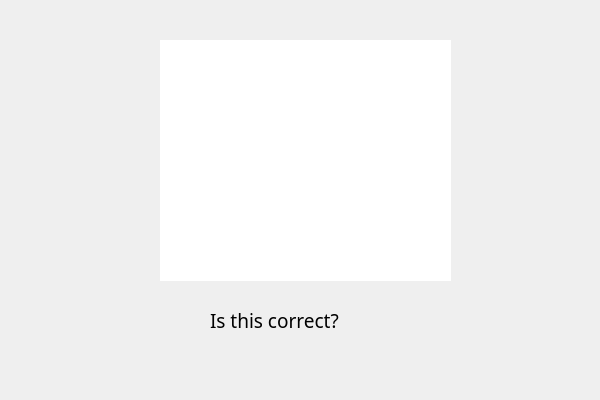
<?xml version="1.0" encoding="UTF-8"?>
<ui version="4.0">
 <class>Form</class>
 <widget class="QWidget" name="Form">
  <property name="geometry">
   <rect>
    <x>0</x>
    <y>0</y>
    <width>600</width>
    <height>400</height>
   </rect>
  </property>
  <property name="windowTitle">
   <string>Form</string>
  </property>
  <widget class="QLabel" name="label">
   <property name="geometry">
    <rect>
     <x>210</x>
     <y>290</y>
     <width>301</width>
     <height>61</height>
    </rect>
   </property>
   <property name="font">
    <font>
     <family>Dela Gothic One</family>
     <pointsize>14</pointsize>
    </font>
   </property>
   <property name="text">
    <string>Is this correct?</string>
   </property>
  </widget>
  <widget class="QLabel" name="label_2">
   <property name="geometry">
    <rect>
     <x>160</x>
     <y>40</y>
     <width>291</width>
     <height>241</height>
    </rect>
   </property>
   <property name="styleSheet">
    <string notr="true">background-color: rgb(255, 255, 255);</string>
   </property>
   <property name="text">
    <string/>
   </property>
  </widget>
 </widget>
 <resources/>
 <connections/>
</ui>
